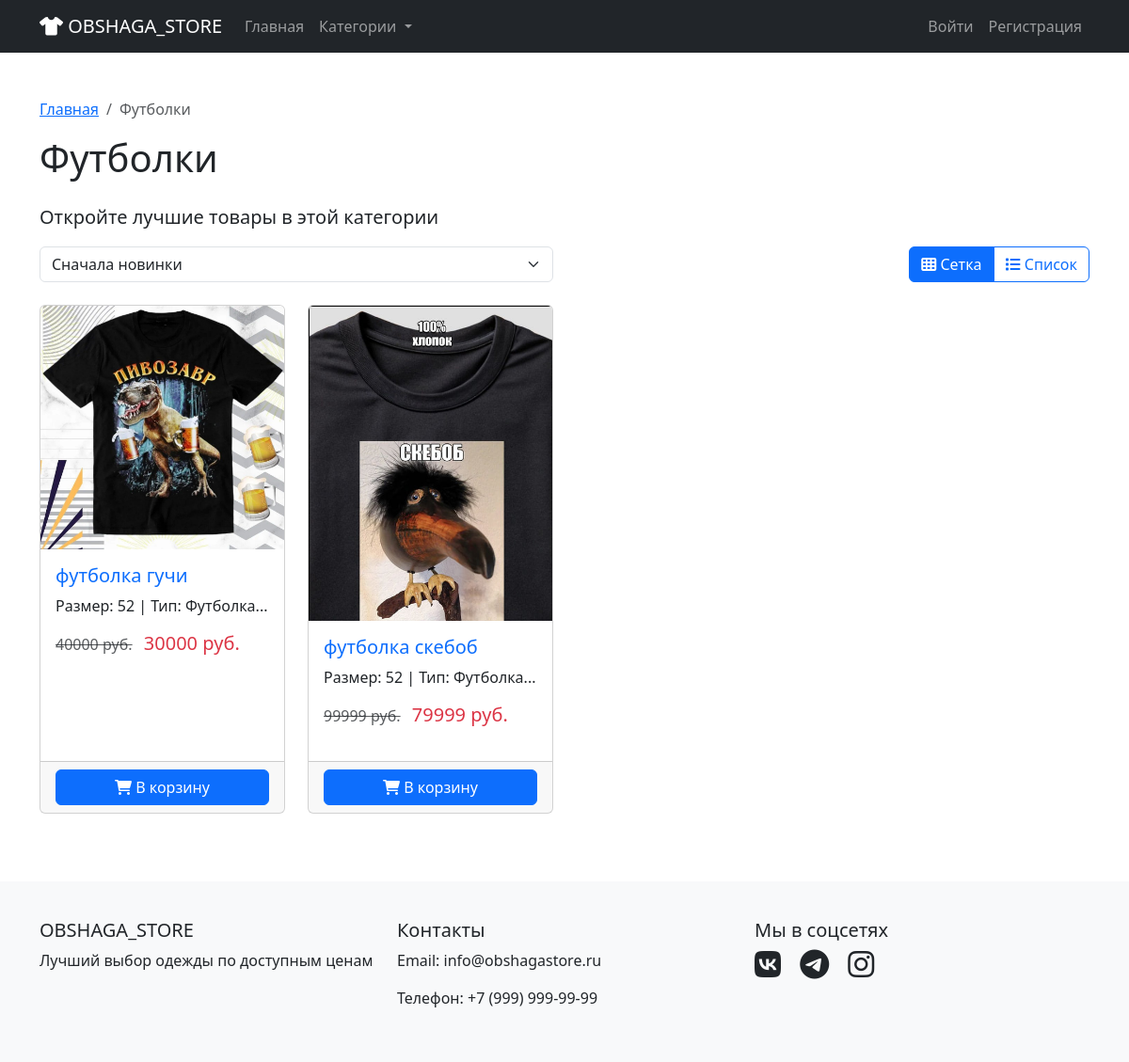
Page /category/1 on the committed database.
### data/items.py (models this page shows, shortened)
class Item(SqlAlchemyBase, UserMixin, SerializerMixin):
    __tablename__ = 'items'
    id = sqlalchemy.Column(sqlalchemy.Integer,
                           primary_key=True, autoincrement=True)
    name = sqlalchemy.Column(sqlalchemy.String, default='None', nullable=True)
    img = sqlalchemy.Column(sqlalchemy.String, default='None', nullable=True)
    price = sqlalchemy.Column(sqlalchemy.Integer, nullable=True)
    price_down = sqlalchemy.Column(sqlalchemy.Integer, nullable=True)
    size = sqlalchemy.Column(sqlalchemy.String, default='None', nullable=True)
    count = sqlalchemy.Column(sqlalchemy.Integer, nullable=True)
    type_wear = sqlalchemy.Column(sqlalchemy.String, default='None', nullable=True)
    is_see = sqlalchemy.Column(sqlalchemy.Boolean, default=False, nullable=True)
    count_buy = sqlalchemy.Column(sqlalchemy.Integer, default=0, nullable=True)
    user_id = sqlalchemy.Column(sqlalchemy.Integer,
                                sqlalchemy.ForeignKey("users.id"))
    user = orm.relationship('User')
    @property
    def image_url(self):
        return self.img if self.img != 'None' else 'https://via.placeholder.com/250x300'
    @property
    def description(self):
        return f"Размер: {self.size} | Тип: {self.type_wear}"
    @property
    def discount(self):
        if self.price_down and self.price and self.price > self.price_down:
            return int((1 - self.price_down / self.price) * 100)
        return 0

### lms.py (the view)
@app.route('/category/<int:category_id>')
def category(category_id):
    db_sess = db_session.create_session()
    category_map = {
        1: 'Футболка', 2: 'Штаны', 3: 'Платье', 4: 'Обувь'
    }
    type_wear = category_map.get(category_id, '')
    items = db_sess.query(Item).filter(
        Item.type_wear == type_wear,
        Item.is_see == True
    ).all()
    category_name = {
        1: 'Футболки', 2: 'Штаны', 3: 'Платья', 4: 'Обувь'
    }.get(category_id, 'Категория')
    category_obj = {'id': category_id, 'name': category_name}
    categories = [
        {'id': 1, 'name': 'Футболки', 'image_url': 'https://via.placeholder.com/300x200'},
        {'id': 2, 'name': 'Штаны', 'image_url': 'https://via.placeholder.com/300x200'},
        {'id': 3, 'name': 'Платья', 'image_url': 'https://via.placeholder.com/300x200'},
        {'id': 4, 'name': 'Обувь', 'image_url': 'https://via.placeholder.com/300x200'}
    ]
    return render_template("category.html",
                           title=f'{category_name} - FashionStore',
                           products=items,
                           category=category_obj,
                           categories=categories,
                           current_user=current_user)

### data/db_session.py (called while the page is built)
def create_session() -> Session:
    global __factory
    return __factory()

### templates/category.html (shortened to what this page needs)
{% extends "layout.html" %}
{% block content %}
<div class="container mt-5">
    <nav aria-label="breadcrumb">
        <ol class="breadcrumb">
            <li class="breadcrumb-item"><a href="{{ url_for('index') }}">Главная</a></li>
            <li class="breadcrumb-item active">{{ category.name }}</li>
        </ol>
    </nav>
    <h1 class="mb-4">{{ category.name }}</h1>
    <p class="lead">{{ category.description or 'Откройте лучшие товары в этой категории' }}</p>
    <div class="row mb-4">
        <div class="col-md-6">
            <select class="form-select" id="sort-select">
                <option value="newest">Сначала новинки</option>
            </select>
        </div>
        <div class="col-md-6 text-end">
            <div class="btn-group" role="group">
                <button type="button" class="btn btn-outline-primary active" data-view="grid">
                    <i class="fas fa-th"></i> Сетка
                </button>
                <button type="button" class="btn btn-outline-primary" data-view="list">
                    <i class="fas fa-list"></i> Список
                </button>
            </div>
        </div>
    </div>
    <div class="row" id="products-grid">
        {% for product in products %}
        <div class="col-lg-3 col-md-6 mb-4">
            <div class="card product-card h-100">
                <a href="{{ url_for('product', product_id=product.id) }}">
                    <img src="{{ url_for('static', filename='img/' + product.image_url) }}"
                        class="card-img-top" alt="{{ product.name }}">
                </a>
                <div class="card-body">
                    <h5 class="card-title">
                        <a href="{{ url_for('product', product_id=product.id) }}" class="text-decoration-none">
                            {{ product.name }}
                        </a>
                    </h5>
                    <p class="card-text">{{ product.description[:100] }}...</p>
                    <div class="d-flex justify-content-between align-items-center">
                        {% if product.discount > 0 %}
                        <div>
                            <span class="text-muted text-decoration-line-through">{{ product.price }} руб.</span>
                            <span class="h5 text-danger ms-2">{{ product.price - product.price_down }} руб.</span>
                        </div>
                        {% else %}
                        <span class="h5 text-primary">{{ product.price }} руб.</span>
                        {% endif %}
                    </div>
                </div>
                <div class="card-footer">
                    <button class="btn btn-primary w-100 add-to-cart" data-product-id="{{ product.id }}">
                        <i class="fas fa-shopping-cart"></i> В корзину
                    </button>
                </div>
            </div>
        </div>
        {% endfor %}
    </div>
</div>
{% endblock %}

### templates/layout.html (style rules this page uses)
.product-card { transition: transform 0.3s; margin-bottom: 20px; }

### rows in the picture
Item: img (picture), name "футболка гучи", size+type_wear "Размер: 52 | Тип: Футболка", price "40000", product.price-product.price_down "30000"
Item: img (picture), name "футболка скебоб", size+type_wear "Размер: 52 | Тип: Футболка", price "99999", product.price-product.price_down "79999"

### other values in the picture
{{ category.name }} "Футболки"
{{ category.description or 'Откройте лучшие товары в этой категории' }} "Откройте лучшие товары в этой категории"
